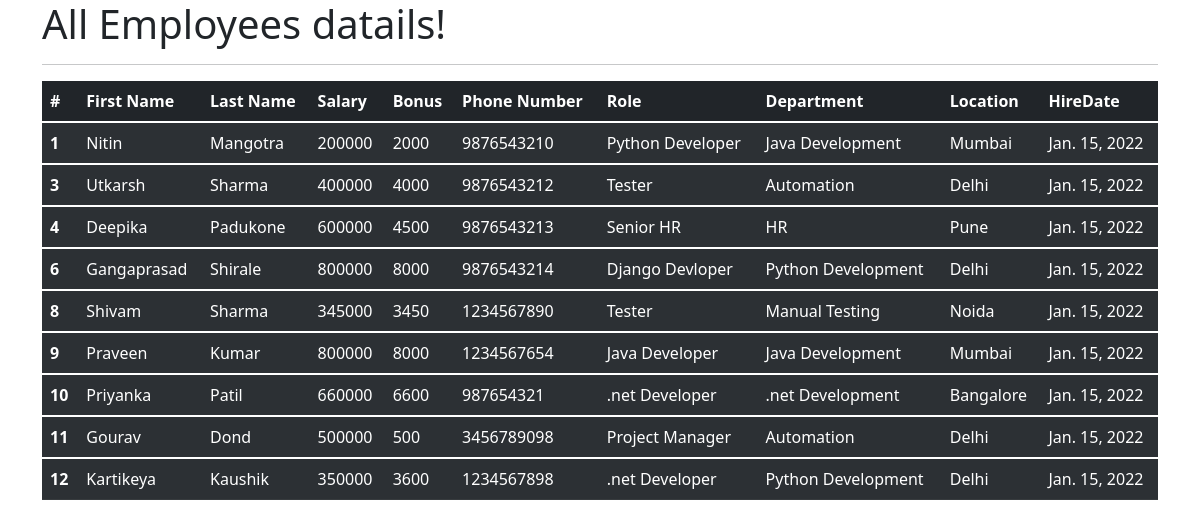
The app's page /all_emp with its own data.
### emp_app/models.py (models this page shows, shortened)
class Employee(models.Model):
    first_name = models.CharField(max_length=100, null=False)
    last_name = models.CharField(max_length=100)
    dept = models.ForeignKey(Department, on_delete=models.CASCADE)
    salary = models.IntegerField(default=0)
    bonus = models.IntegerField(default=0)
    role = models.ForeignKey(Role, on_delete=models.CASCADE)
    phone = models.IntegerField(default=0)
    hire_date = models.DateField()
    def __str__(self):
        return "%s %s %s" %(self.first_name, self.last_name, self.phone)

class Role(models.Model):
    name = models.CharField(max_length=100, null=False)

class Department(models.Model):
    name = models.CharField(max_length=100,null=False)
    location = models.CharField(max_length=100)

### emp_app/views.py (the view)
# urls.py: path('all_emp', views.all_emp, name='all_emp'),
def all_emp(request):
    emps = Employee.objects.all()
    context = {
        'emps': emps
    }
    print(context)
    return render(request, 'all_emp.html', context)

### emp_app/templates/all_emp.html (shortened to what this page needs)
<!doctype html>
<html lang="en">
<head>
    <link href="https://cdn.jsdelivr.net/npm/bootstrap@5.1.3/dist/css/bootstrap.min.css" rel="stylesheet"
>
</head>
<body>
    <div class="container">
        <h1>All Employees datails!</h1>
        <hr>
        <table class="table table-dark table-striped">
            <thead>
                <tr>
                    <th scope="col">#</th>
                    <th scope="col">First Name</th>
                    <th scope="col">Last Name</th>
                    <th scope="col">Salary</th>
                    <th scope="col">Bonus</th>
                    <th scope="col">Phone Number</th>
                    <th scope="col">Role</th>
                    <th scope="col">Department</th>
                    <th scope="col">Location</th>
                    <th scope="col">HireDate</th>
                </tr>
            </thead>
            {% for emp in emps %}
            <tbody>
                <tr>
                    <th scope="row">{{emp.id}}</th>
                    <td>{{emp.first_name}}</td>
                    <td>{{emp.last_name}}</td>
                    <td>{{emp.salary}}</td>
                    <td>{{emp.bonus}}</td>
                    <td>{{emp.phone}}</td>
                    <td>{{emp.role.name}}</td>
                    <td>{{emp.dept.name}}</td>
                    <td>{{emp.dept.location}}</td>
                    <td>{{emp.hire_date}}</td>
                </tr>
            </tbody>
            {% endfor %}
        </table>
    </div>
</body>
</html>

### records on screen
Employee: id "1", first_name "Nitin", last_name "Mangotra", salary "200000", bonus "2000", phone "9876543210", role.name "Python Developer", dept.name "Java Development", dept.location "Mumbai", hire_date "Jan. 15, 2022"
Employee: id "3", first_name "Utkarsh", last_name "Sharma", salary "400000", bonus "4000", phone "9876543212", role.name "Tester", dept.name "Automation", dept.location "Delhi", hire_date "Jan. 15, 2022"
Employee: id "4", first_name "Deepika", last_name "Padukone", salary "600000", bonus "4500", phone "9876543213", role.name "Senior HR", dept.name "HR", dept.location "Pune", hire_date "Jan. 15, 2022"
Employee: id "6", first_name "Gangaprasad", last_name "Shirale", salary "800000", bonus "8000", phone "9876543214", role.name "Django Devloper", dept.name "Python Development", dept.location "Delhi", hire_date "Jan. 15, 2022"
Employee: id "8", first_name "Shivam", last_name "Sharma", salary "345000", bonus "3450", phone "1234567890", role.name "Tester", dept.name "Manual Testing", dept.location "Noida", hire_date "Jan. 15, 2022"
Employee: id "9", first_name "Praveen", last_name "Kumar", salary "800000", bonus "8000", phone "1234567654", role.name "Java Developer", dept.name "Java Development", dept.location "Mumbai", hire_date "Jan. 15, 2022"
Employee: id "10", first_name "Priyanka", last_name "Patil", salary "660000", bonus "6600", phone "987654321", role.name ".net Developer", dept.name ".net Development", dept.location "Bangalore", hire_date "Jan. 15, 2022"
Employee: id "11", first_name "Gourav", last_name "Dond", salary "500000", bonus "500", phone "3456789098", role.name "Project Manager", dept.name "Automation", dept.location "Delhi", hire_date "Jan. 15, 2022"
Employee: id "12", first_name "Kartikeya", last_name "Kaushik", salary "350000", bonus "3600", phone "1234567898", role.name ".net Developer", dept.name "Python Development", dept.location "Delhi", hire_date "Jan. 15, 2022"
